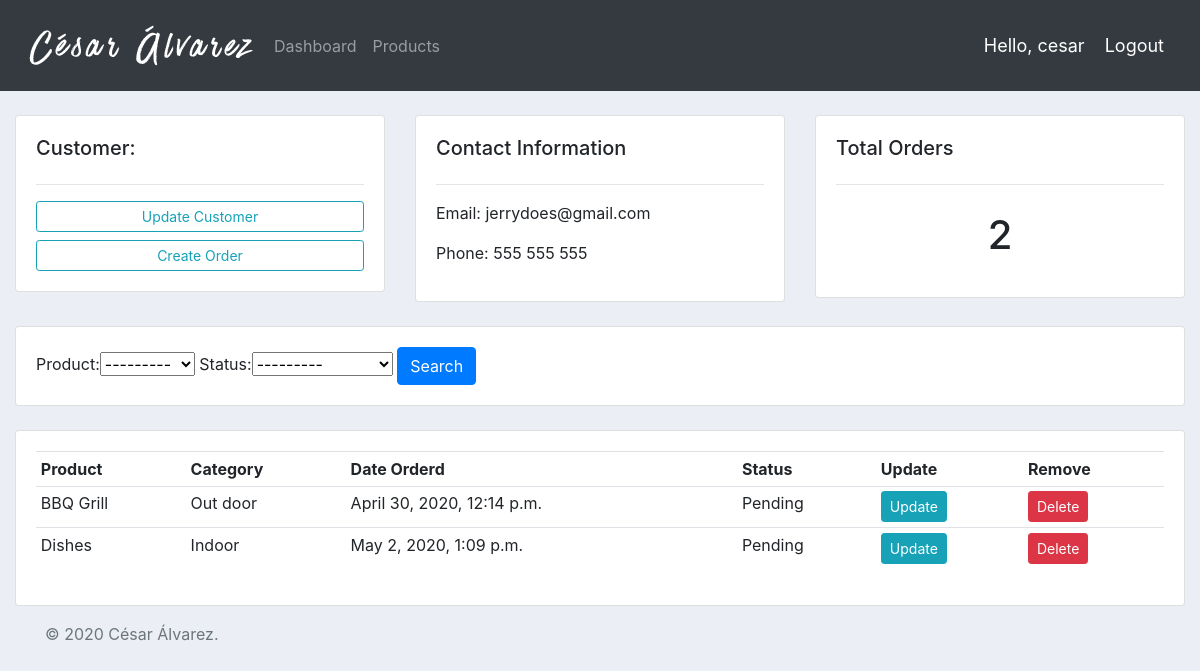
The app's page /customer/1/ (signed in) with its own data.
### accounts/models.py (models this page shows, shortened)
class Customer(models.Model):
    user = models.OneToOneField(User, on_delete=models.CASCADE, blank=True, null=True)
    name = models.CharField(max_length=200, null=True)
    phone = models.CharField(max_length=200, null=True)
    email = models.EmailField(max_length=200, null=True)
    date_created = models.DateTimeField(auto_now_add=True, null=True)

class Order(models.Model):
    STATUS = (
            ('Pending', 'Pending'),
            ('Out for Delivery', 'Out for Delivery'),
            ('Delivered', 'Delivered'),
        )
    product = models.ForeignKey(Product, null=True, on_delete=models.SET_NULL)
    date_created = models.DateTimeField(auto_now_add=True, null=True)
    customer = models.ForeignKey(Customer, null=True, on_delete=models.SET_NULL)
    status = models.CharField(max_length=200, null=True, choices=STATUS)

class Product(models.Model):
    CATEGORY = (
            ('Indoor', 'Indoor'),
            ('Out door', 'Out door'),
        )
    name = models.CharField(max_length=200, null=True)
    price = models.FloatField(null=True)
    category = models.CharField(max_length=200, null=True, choices=CATEGORY)
    description = models.CharField(max_length=200, null=True, blank=True)
    date_created = models.DateTimeField(auto_now_add=True, null=True)
    tags = models.ManyToManyField(Tag)
    def __str__(self):
        return self.name

### accounts/views.py (the view)
# urls.py: path('customer/<str:pk_test>/', views.customer, name="customer"),
@login_required(login_url='login')
def customer(request, pk_test):
    customer = Customer.objects.get(id=pk_test)
    orders = customer.order_set.all()
    order_count = orders.count()
    myFilter = OrderFilter(request.GET, queryset=orders)
    orders = myFilter.qs
    context = {'customer': customer, "orders": orders, "order_count": order_count, 'myFilter': myFilter}
    return render(request, 'accounts/customer.html', context)

### accounts/templates/accounts/customer.html
{% extends 'accounts/main.html' %}
{% block content %}
<br>
<div class="row">
	<div class="col-md">
		<div class="card card-body">
			<h5>Customer:</h5>
			<hr>
			<a class="btn btn-outline-info  btn-sm btn-block" href="{%url 'update_customer' customer.id%}">Update Customer</a>
			<a class="btn btn-outline-info  btn-sm btn-block" href="{%url 'create_order' customer.id %}">Create Order</a>
		</div>
	</div>
	<div class="col-md">
		<div class="card card-body">
			<h5>Contact Information</h5>
			<hr>
			<p>Email: {{customer.email}}</p>
			<p>Phone: {{customer.phone}}</p>
		</div>
	</div>
	<div class="col-md">
		<div class="card card-body">
			<h5>Total Orders</h5>
			<hr>
			<h1 style="text-align: center;padding: 10px">{{order_count}}</h1>
		</div>
	</div>
</div>
<br>
<div class="row">
	<div class="col">
		<div class="card card-body">
			<form method="get">
				{{ myFilter.form }}
		    <button class="btn btn-primary" type="submit">Search</button>
		  </form>
		</div>
	</div>
</div>
<br>
<div class="row">
	<div class="col-md">
		<div class="card card-body">
			<table class="table table-sm">
				<tr>
					<th>Product</th>
					<th>Category</th>
					<th>Date Orderd</th>
					<th>Status</th>
					<th>Update</th>
					<th>Remove</th>
				</tr>
				{% for order in orders %}
				<tr>
					<td> {{order.product}} </td>
					<td> {{order.product.category}} </td>
					<td> {{order.date_created}} </td>
					<td> {{order.status}} </td>
					<td><a class="btn btn-sm btn-info" href="{%url 'update_order' order.id%}">Update</a></td>
					<td><a class="btn btn-sm btn-danger" href="{%url 'delete_order' order.id%}">Delete</a></td>
				</tr>
				{% endfor %}
			</table>
		</div>
	</div>
</div>
{% endblock %}

### accounts/templates/accounts/navbar.html (shortened to what this page needs)
{% load static %}
<nav class="navbar navbar-expand-md navbar-dark bg-dark">
    <img src="{% static 'images/logo.png' %}">
    <div class="collapse navbar-collapse" id="navbarsExample04">
      <ul class="navbar-nav mr-auto">
        <li class="nav-item">
          <a class="nav-link" href="{% url 'home' %}">Dashboard</a>
        </li>
        <li class="nav-item">
          <a class="nav-link" href="{% url 'products' %}">Products</a>
        </li>
      </ul>
    </div>
    <span class="hello">Hello, {{request.user}}  </span>
    <span><a class="hello" href="{% url 'logout' %}">Logout</a></span>
  </nav>

### static/css/main.css (style rules this page uses)
body { background-color: #ebeff5; }

### accounts/templates/accounts/navbar.html (style rules this page uses)
.hello { font-size: 18px; color: white; margin-right: 20px; }

### records on screen
Customer: email "jerrydoes@gmail.com", phone "555 555 555"
Order: product "BBQ Grill", product.category "Out door", date_created "April 30, 2020, 12:14 p.m.", status "Pending"
Order: product "Dishes", product.category "Indoor", date_created "May 2, 2020, 1:09 p.m.", status "Pending"

### other values on screen
{{ request.user }} "cesar"
{{ order_count }} "2"
